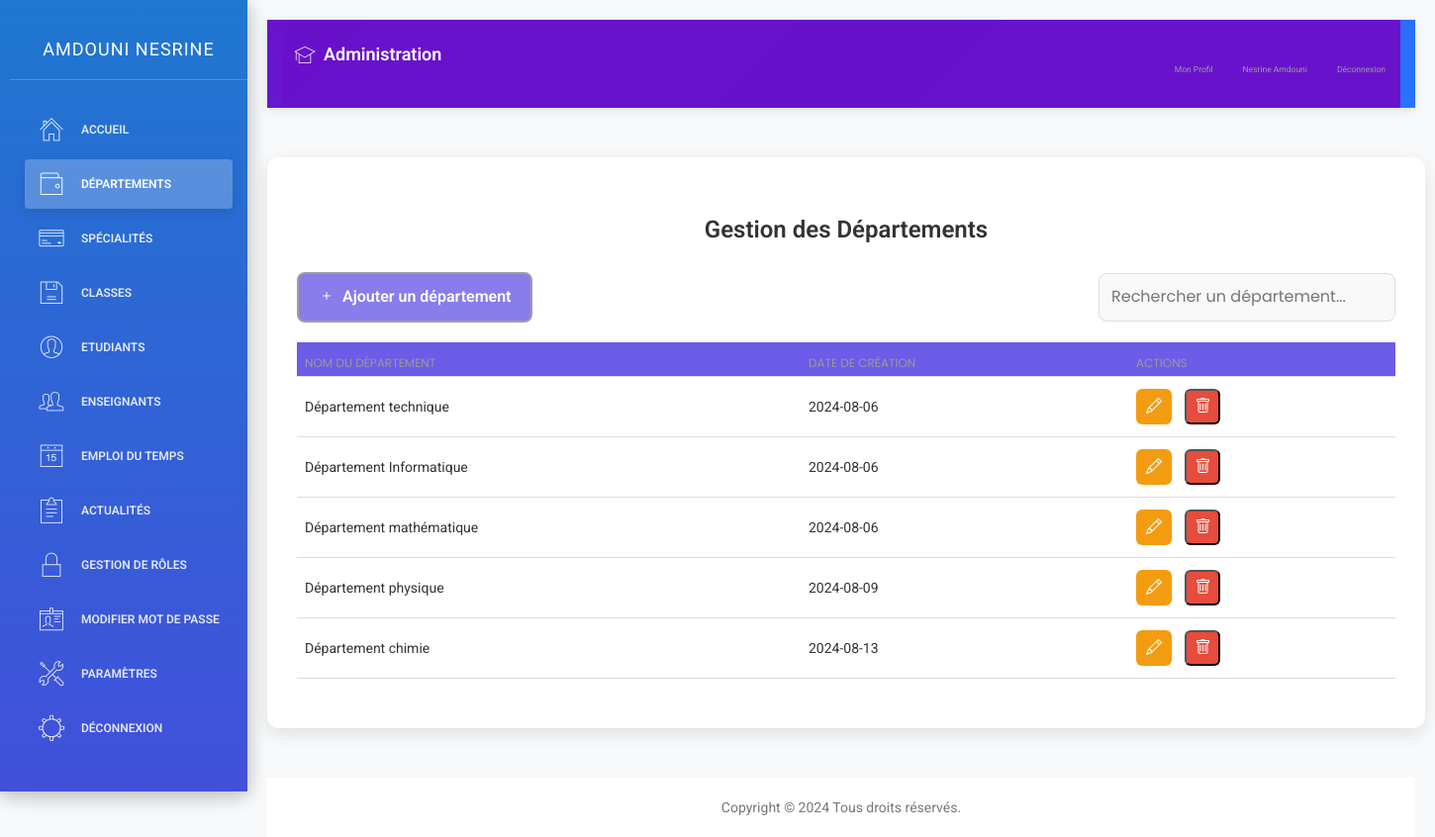
The app's page /départements.php (signed in) with its own data.
### tables this page shows
CREATE TABLE `accounts` (
  `id` int(11)  AUTO_INCREMENT PRIMARY KEY,
  `cin` int(11) DEFAULT NULL,
  `email` varchar(255) DEFAULT NULL,
  `mot_de_passe` varchar(255) DEFAULT NULL,
  `date_de_creation` date DEFAULT NULL,
  `role` text DEFAULT NULL,
  `nom` text DEFAULT NULL,
  `prenom` text DEFAULT NULL,
  `image` varchar(255) DEFAULT NULL,
  `classe` text DEFAULT NULL,
  `date_naissance` date DEFAULT NULL,
  `adresse` text DEFAULT NULL,
  `numero_telephone` int(11) DEFAULT NULL
);

CREATE TABLE `departement` (
  `id` int(11) NOT NULL,
  `nom_departement` text DEFAULT NULL,
  `date_de_creation` date DEFAULT NULL
);

### départements.php (the view, shortened to what this page needs)
<?php
require_once 'connexion.php';
$departments = [];
$stmt = $conn->prepare("SELECT id, nom_departement, date_de_creation FROM departement ORDER BY id ASC");
$stmt->execute();
$result_depts = $stmt->get_result();
while ($dept = $result_depts->fetch_assoc()) {
    $departments[] = $dept;
}
?>
<!DOCTYPE html>
<html lang="fr">
<head>
    <link rel="stylesheet" href="https://cdn.jsdelivr.net/npm/sweetalert2@11/dist/sweetalert2.min.css">
    <link rel="stylesheet" href="https://cdn.jsdelivr.net/npm/bootstrap-icons@1.10.5/font/bootstrap-icons.css">
</head>
<body>
    <div class="wrapper">
        <div class="sidebar">
            <?php include 'sidenav.php'; ?>
        </div>
        <div class="main-panel">
            <div class="navtop">
                <?php include 'navtop.php'; ?>
            </div>
            <div class="container">
                <h1>Gestion des Départements</h1>
                <div class="controls">
                    <a href="ajouter_département.php" class="btn"><i class="bi bi-plus"></i> Ajouter un département</a>
                    <input type="text" id="searchBar" class="search-bar" placeholder="Rechercher un département...">
                </div>
                <table class="table">
                    <thead>
                        <tr>
                            <th>Nom du département</th>
                            <th>Date de création</th>
                            <th>Actions</th>
                        </tr>
                    </thead>
                    <tbody id="departmentTable">
                        <?php foreach ($departments as $dept): ?>
                            <tr>
                                <td><?php echo htmlspecialchars($dept['nom_departement']); ?></td>
                                <td><?php echo htmlspecialchars($dept['date_de_creation']); ?></td>
                                <td>
                                    <a href="modifier_département.php?id=<?php echo $dept['id']; ?>"
                                       class="action-btn edit"><i class="bi bi-pencil"></i></a>
                                    <button type="button" class="action-btn delete"
                                            onclick="confirmDelete(<?php echo $dept['id']; ?>)">
                                        <i class="bi bi-trash"></i>
                                    </button>
                                </td>
                            </tr>
                        <?php endforeach; ?>
                    </tbody>
                </table>
            </div>
            <footer class="university-footer">
                <?php include 'footer.php'; ?>
            </footer>
        </div>
    </div>
</body>
</html>

### sidenav.php (shortened to what this page needs)
<?php
include('connexion.php');
$current_page = basename($_SERVER['PHP_SELF']);
$is_departement_page = strpos($current_page, 'département') !== false;
$is_specialite_page = strpos($current_page, 'spécialité') !== false;
$is_classe_page = strpos($current_page, 'classe') !== false;
$is_etudiant_page = strpos($current_page, 'étudiant') !== false;
$is_role_page = strpos($current_page, 'role') !== false;
$is_enseignant_page = strpos($current_page, 'enseignant') !== false;
$is_actualite_page = strpos($current_page, 'actualité') !== false;
$is_parametre_page = strpos($current_page, 'paramètre') !== false;
$is_liste_etudiants_page = $current_page === 'liste_etudiants.php';
$email = $_SESSION['email'];
$sql_fetch_user = "SELECT * FROM accounts WHERE email='$email'";
$result_user = $conn->query($sql_fetch_user);
if ($result_user->num_rows > 0) {
    $row = $result_user->fetch_assoc();
    $role = $row['role'];
    $nom = $row['nom'];
    $prenom = $row['prenom'];
}
?>
<div class="sidebar" data-color="blue">
    <div class="sidebar-wrapper">
        <div class="logo">
            <a href="#" class="simple-text">
                <?php echo htmlspecialchars($nom . ' ' . $prenom); ?>
            </a>
        </div>
        <ul class="nav">
            <?php if ($role === 'admin'): ?>
                <li <?php echo ($current_page == 'dashboard.php') ? 'class="active"' : ''; ?>>
                    <a href="dashboard.php">
                        <i class="pe-7s-home"></i>
                        <p>Accueil</p>
                    </a>
                </li>
                <li <?php echo $is_departement_page ? 'class="active"' : ''; ?>>
                    <a href="départements.php">
                        <i class="pe-7s-wallet"></i>
                        <p>Départements</p>
                    </a>
                </li>
                <li <?php echo $is_specialite_page ? 'class="active"' : ''; ?>>
                    <a href="spécialités.php">
                        <i class="pe-7s-credit"></i>
                        <p>Spécialités</p>
                    </a>
                </li>
                <li <?php echo $is_classe_page ? 'class="active"' : ''; ?>>
                    <a href="classes.php">
                        <i class="pe-7s-diskette"></i>
                        <p>Classes</p>
                    </a>
                </li>
                <li <?php echo $is_etudiant_page ? 'class="active"' : ''; ?>>
                    <a href="étudiants.php">
                        <i class="pe-7s-user"></i>
                        <p>Etudiants</p>
                    </a>
                </li>
                <li <?php echo $is_enseignant_page ? 'class="active"' : ''; ?>>
                    <a href="enseignants.php">
                        <i class="pe-7s-users"></i>
                        <p>Enseignants</p>
                    </a>
                </li>
                <li <?php echo ($current_page == 'gestion_emploi.php') ? 'class="active"' : ''; ?>>
                    <a href="gestion_emploi.php">
                        <i class="pe-7s-date"></i>
                        <p>Emploi du Temps</p>
                    </a>
                </li>
                <li <?php echo $is_actualite_page ? 'class="active"' : ''; ?>>
                    <a href="actualités.php">
                        <i class="pe-7s-note2"></i>
                        <p>Actualités</p>
                    </a>
                </li>
                <li <?php echo $is_role_page ? 'class="active"' : ''; ?>>
                    <a href="roles.php">
                        <i class="pe-7s-lock"></i>
                        <p>Gestion de rôles</p>
                    </a>
                </li>
                <li <?php echo ($current_page == 'modifier_mot_de_passe.php') ? 'class="active"' : ''; ?>>
                    <a href="modifier_mot_de_passe.php">
                        <i class="pe-7s-id"></i>
                        <p>Modifier Mot de passe</p>
                    </a>
                </li>
                <li <?php echo $is_parametre_page || $is_liste_etudiants_page ? 'class="active"' : ''; ?>>
                    <a href="paramètres.php">
                        <i class="pe-7s-tools"></i>
                        <p>Paramètres</p>
                    </a>
                </li>
            <?php endif; ?>
            <li>
                <a href="logout.php">
                    <i class="pe-7s-settings"></i>
                    <p>Déconnexion</p>
                    </a>
            </li>
        </ul>
    </div>
</div>

### navtop.php (shortened to what this page needs)
<?php
include('connexion.php');
$email = $_SESSION['email'];
$sql_fetch_user = "SELECT * FROM accounts WHERE email='$email'";
$result_user = $conn->query($sql_fetch_user);
if ($result_user->num_rows > 0) {
    $row = $result_user->fetch_assoc();
    $role = $row['role'];
    $nom = $row['nom'];
    $prenom = $row['prenom'];
}
?>
<nav class="navbar navbar-default navbar-fixed">
    <div class="container-fluid">
        <div class="navbar-header">
            <a class="navbar-brand" href="#">
                <i class="pe-7s-study"></i> <?php echo $role === 'etudiant' ? 'Espace Étudiant' : ($role === 'enseignant' ? 'Espace Enseignant' : 'Administration'); ?>
            </a>
        </div>
        <div class="collapse navbar-collapse" id="navigation-example-2">
            <ul class="nav navbar-nav navbar-right">
                <li>
                    <a class="menuu" href="<?php echo $role === 'etudiant' ? 'profil_etudiant.php' : ($role === 'enseignant' ? 'profil_enseignant.php' : 'profil.php'); ?>">
                        <p>Mon Profil</p>
                    </a>
                </li>
                <li>
                    <a class="menuu" href="#">
                        <div class="user-name">
                            <p><?php echo htmlspecialchars($prenom . ' ' . $nom); ?></p>
                        </div>
                    </a>
                </li>
                <li>
                    <a class="menuu" href="logout.php">
                        <p>Déconnexion</p>
                    </a>
                </li>
            </ul>
        </div>
    </div>
</nav>

### départements.php (style rules this page uses)
body { font-family: 'Poppins', sans-serif; margin: 0; padding: 0; background-color: #f8f9fa; }
.wrapper { display: flex; }
.sidebar { position: fixed; top: 0; left: 0; width: 250px; height: 100%; background-color: rgb(2, 19, 255); color: white; padding-top: 20px; z-index: 1000; box-shadow: 2px 0 8px rgba(0, 0, 0, 0.2); }
.main-panel { margin-left: 250px; padding: 20px; width: calc(100% - 250px); }
.container { max-width: 1200px; margin: 50px auto; background-color: #fff; padding: 30px; border-radius: 12px; box-shadow: 0 6px 18px rgba(0, 0, 0, 0.1); }
h1 { color: #333; text-align: center; margin-bottom: 30px; font-size: 24px; font-weight: 600; }
.controls { display: flex; justify-content: space-between; align-items: center; margin-bottom: 20px; flex-wrap: wrap; gap: 15px; }
.search-bar { width: 300px; padding: 12px; border: 1px solid #ddd; border-radius: 8px; font-size: 16px; background-color: #f9f9f9; transition: border-color 0.3s ease; }
.btn { display: inline-flex; align-items: center; padding: 12px 20px; background-color: #6c5ce7; color: white; text-decoration: none; border-radius: 8px; font-weight: 600; font-size: 16px; transition: background-color 0.3s ease; }
.btn i { margin-right: 8px; }
.table { width: 100%; border-collapse: collapse; margin-top: 20px; }
.table th, .table td { padding: 15px; text-align: left; border-bottom: 1px solid #ddd; }
.table th { background-color: #6c5ce7; color: white; font-weight: 600; }
.action-btn { padding: 10px; border-radius: 6px; color: white; text-decoration: none; font-size: 16px; transition: background-color 0.3s ease; display: inline-flex; align-items: center; justify-content: center; width: 36px; height: 36px; }
.action-btn.edit { background-color: #f39c12; margin-right: 10px; }
.action-btn.delete { background-color: #e74c3c; }

### sidenav.php (style rules this page uses)
.sidebar { background: linear-gradient(135deg, #6a11cb 0%, #2575fc 100%); box-shadow: 0 4px 20px rgba(0, 0, 0, 0.15); transition: all 0.3s ease; position: fixed; width: 250px; height: 100vh; z-index: 1000; overflow-y: auto; }
.sidebar-wrapper { padding: 0 10px; }
.logo { padding: 15px 0; margin-bottom: 15px; border-bottom: 1px solid rgba(255, 255, 255, 0.1); text-align: center; }
.logo a { color: white; font-weight: 600; font-size: 1.1rem; text-transform: uppercase; letter-spacing: 1px; display: block; text-decoration: none; }
.nav { list-style: none; padding: 0; margin-top: 15px; }
.nav li { margin-bottom: 4px; position: relative; }
.nav li a { color: rgba(255, 255, 255, 0.8); margin: 5px 10px; border-radius: 6px; padding: 10px 12px; transition: all 0.3s ease; display: flex; align-items: center; text-decoration: none; }
.nav li a i { margin-right: 10px; font-size: 1.1rem; min-width: 24px; text-align: center; }
.nav li a p { margin: 0; font-size: 0.85rem; font-weight: 400; }
.nav li.active a { background: rgba(255, 255, 255, 0.2); color: white; font-weight: 500; box-shadow: 0 4px 12px rgba(0, 0, 0, 0.1); }
[class^="pe-7s-"], [class*=" pe-7s-"] { transition: transform 0.3s ease; }

### navtop.php (style rules this page uses)
.navbar-default { background: linear-gradient(135deg, #6a11cb 0%, #2575fc 100%); border: none; box-shadow: 0 2px 10px rgba(0, 0, 0, 0.1); min-height: 60px; margin-bottom: 0; }
.navbar-default .navbar-nav > li > a { color: rgba(255, 255, 255, 0.9); font-weight: 500; padding: 20px 12px; transition: all 0.3s ease; position: relative; display: flex; align-items: center; }
.navbar-default .navbar-nav > li > a:after { content: ''; position: absolute; bottom: 0; left: 50%; width: 0; height: 3px; background: white; transition: all 0.3s ease; transform: translateX(-50%); }
.navbar-default .navbar-brand { height: 60px; padding: 20px 12px; color: white; font-weight: 600; font-size: 18px; display: flex; align-items: center; }
.navbar-default .navbar-brand i { margin-right: 8px; font-size: 22px; }
.user-name { display: flex; align-items: center; gap: 8px; }
.menuu { font-size: 18px; display: flex; align-items: center; gap: 6px; }
.menuu p { margin: 0; }
.navbar-collapse { background: rgba(106, 17, 203, 0.98); max-height: 80vh; overflow-y: auto; }

### records on screen
accounts: nom+prenom "AMDOUNI NESRINE", prenom+nom "Nesrine Amdouni"
departement: nom_departement "Département technique", date_de_creation "2024-08-06"
departement: nom_departement "Département Informatique", date_de_creation "2024-08-06"
departement: nom_departement "Département mathématique", date_de_creation "2024-08-06"
departement: nom_departement "Département physique", date_de_creation "2024-08-09"
departement: nom_departement "Département chimie", date_de_creation "2024-08-13"
